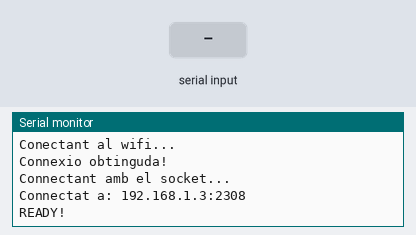
Simulated run of this sketch. Board: Arduino Mega 2560, built with avr-gcc and run on an emulated ATmega2560. Shown: the last lines printed to the serial monitor. The test bench sets the inputs (shaded band). The modem accepts every AT command (registered, SIM ready, sends succeed) and sends nothing else.

Above: at 1.2 s.
1.3 s: "1\n" received over Serial
At 2.4 s:
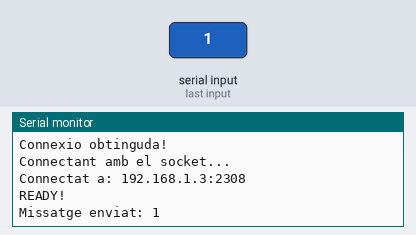
3.3 s: "0\n" received over Serial
At 5.1 s:
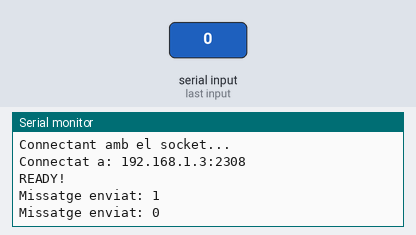

The sketch:

SOCKET_CHAT.ino
```cpp
/**
 * SKETCH QUE PERMET ENVIAR CADENES DE TEXT
 */

// Bauds al que funcionaran els serial i ESP.
#define bauds 115200

// Adreça IP del terminal amb el que ens volem connectar
const String ip_address="192.168.1.3";
// Socket/Port on ens volem connectar
const String port="2308";

// Cua que necessiten les comanes AT.
const String tail = "\r\n";

// *** Variables necessaries per simular interrupcions
// Indica si hi ha missatges pendents de mostrar.
boolean hi_ha_missatges = false;
// Missatge que està pendent de mostrar.
String input = "";


void setup() {
  // Inicialitzam les connexions Serial
  Serial.begin(bauds);
  Serial1.begin(bauds);
  // Esperam que estiguin llestes.
  while(!Serial || !Serial1);

  // Conectar amb el wifi i obrir el socket indicat
  inicialitzar();

  // Avisar de que esteim llests.
  Serial.println("READY!");
}

void loop() {
  // Si l'usuari ha escrit algun missatge el llegim
  // i l'enviam
  if(Serial.available()>0){
    String msg = Serial.readStringUntil('\n');
    // Si llegim exit, tancam conexio i bloquejam
    if(msg.equals("exit")){
      send_command("AT+CIPCLOSE");
      pinMode(13, OUTPUT);
      digitalWrite(13, LOW);
      while(true);
    }
    send_message(msg);
  }
  // Si hi ha missatges a mostrar el mostram
  if(hi_ha_missatges){
    Serial.println(skip_message(':'));
    hi_ha_missatges = false;
    input="";
  }
  // Miram si s'ha rebut alguna cosa.
  serialEvent();
}


/**
 *  Funcio que envia la comana AT especificada.
 *  @cmd = Comana AT a enviar.
 */
 void send_command(String cmd){
  // Escriure la comanda
  for(int i =0; i<cmd.length(); i++){
    Serial1.write(cmd.charAt(i));
  }

  // Escriure la coa de la comanda.
  for(int i =0; i<tail.length(); i++){
    Serial1.write(tail.charAt(i));
  }
}

/**
 * Funcio que s'encarrega de buidar l'output
 * del ESP que no ens interessa
 */
void dump_output(){
  while(Serial1.available()>0){
    Serial1.read();
  }
}

/**
 * Procediment necessari per establir connexió
 */
void inicialitzar(){

  // Desconexio amb l'AP actual.
  send_command("AT+CWQAP");
  // Esperam que es desconnecti.
  esperar("OK");

  // Ens connectam a un access point
  Serial.println("Conectant al wifi...");
  send_command("AT+CWJAP=\"FTE-7099\",\"new_password\"");
  esperar("OK");
  Serial.println("Connexio obtinguda!");

  // Quan ja ens hem connectat, miram de conectarmos a la IP
  // i ports especificats prèviament
  Serial.println("Connectant amb el socket...");
  send_command("AT+CIPSTART=\"TCP\",\""+ip_address+"\","+port);
  esperar("OK");

  // Informam de la connexio exitosa.
  Serial.println("Connectat a: "+ip_address+":"+port);
}

/**
 * Funcio que espera a es trobi una cadena de
 * caracters al Serial1.
 *
 * S'empra per esperar un cert output del modul Wi-Fi
 */
void esperar(char token[]){
  while(!Serial1.find(token));
}

/**
 * Funcio que retorna el missatge llegit del modul wifi.
 *
 * Output del missatge:
 * +IPD,n_bytes: missatge
 *
 * @return = missatge
 */
String skip_message(char look){
  String ret = "";
  int aux;

  // Cercam el caracter indicat @look
  for(int i =0; i< input.length();i++){
    if(look == input.charAt(i)){
      // Primer caracter que ens interessa
      aux = i+1;
      break;
    }
  }

  // El substring que ens interessa retornar
  while(aux<input.length()){
    ret += input.charAt(aux);
    aux++;
  }
  return ret;
}

/**
 * Funcio que encapsula totes les passes
 * necessaries per poder enviar el missatge
 *
 * @msg = missatge a enviar.
 */
void send_message(String msg){
  send_command("AT+CIPSEND="+String(msg.length()));
  delay(500);
  for(int i =0; i<msg.length(); i++){
    Serial1.write(msg.charAt(i));
  }
  esperar("SEND OK");
  Serial.println("Missatge enviat: "+msg);
}


/**
 * Funcio que s'encarrega de llegir i notificar
 * els missatges que arriben del modul ESP.
 */
void serialEvent(){
  char aux;
  while(Serial1.available()>0){
    aux = (char) Serial1.read();
    if(aux == '\n'){
      hi_ha_missatges=true;
      while(Serial1.available())Serial1.read();
      break;
    }
    input+=aux;
  }
}
```

Measured:
- after the input at 1.3 s, the serial monitor: prints a new line after 0.50 s (image 1)
- after the input at 3.3 s, the serial monitor: prints a new line after 0.50 s (image 2)
